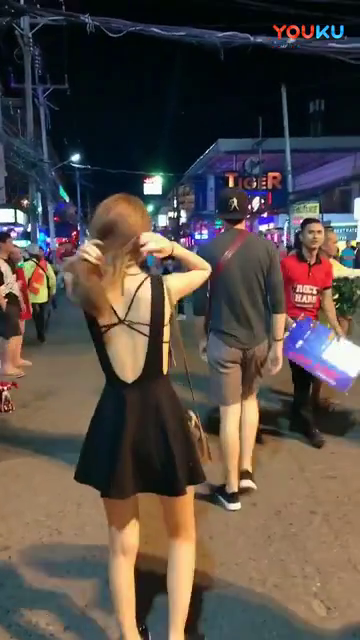
#> input picture frame 15 of opencv/data/women.mp4, 360 x 640 px, given in place of the camera
$ python '视频处理.py'   (older library calls are emulated)
#> lines starting #> are read from the running program, lines starting #| are printed output that depends on the picture; after the words box and inside, x2 and y2 are one past the last pixel; in counts of white or black regions, pixels touching at a corner belong together
import cv2

# 播放mp4文件
import numpy as np


# [273 lines left out: functions gray_mp4, operation_camera, from_camera_write_avi, outline_mp4, outline_camera, face_mp4 and 2 more, not called in this run]


# meanshift目标跟踪
def meanshift_capture():
    cap = cv2.VideoCapture(0)
    # 获取第一帧
    ret, frame = cap.read()
#> frame is the input picture: shape (640, 360, 3); mean B, G, R 70, 76, 86.2
    print(frame.shape)
#| (640, 360, 3)
    # 设置初始跟踪对象的窗口大小
    # r,h,c,w = 120,100,253,100
    r, h, c, w = 180, 80, 140, 90
    track_window = (c, r, w, h)

    cv2.rectangle(frame, (c, r), (c + w, r + h), 255, 2)
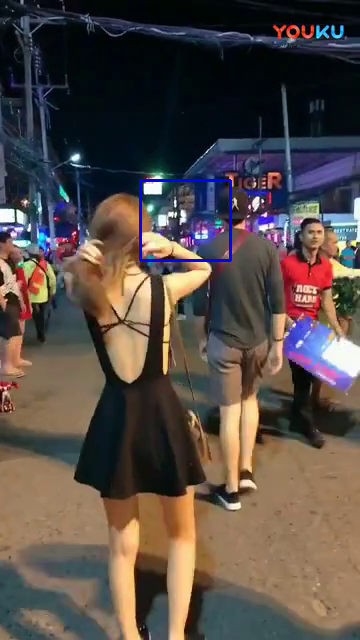
#> frame: shape (640, 360, 3); 0.44% of pixels changed, all inside (x1, y1, x2, y2) = (139, 179, 232, 262)
    cv2.imshow("frame", frame)
    cv2.waitKey(0)
    # 设置感兴趣的区域
    roi = frame[r:r + h, c:c + w]
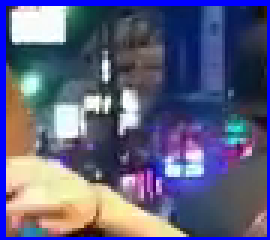
#> roi: shape (80, 90, 3) (shown 3 times larger); mean B, G, R 127.2, 95.7, 95.1
    # cv2.imshow("roi",roi)
    # cv2.waitKey(0)
    hsv_roi = cv2.cvtColor(frame, cv2.COLOR_BGR2HSV)
#> hsv_roi: shape (640, 360, 3); mean H, S, V 61.5, 126.4, 98.6
    mask = cv2.inRange(hsv_roi, np.array((0., 0., 32.)), np.array((180., 255., 255.)))
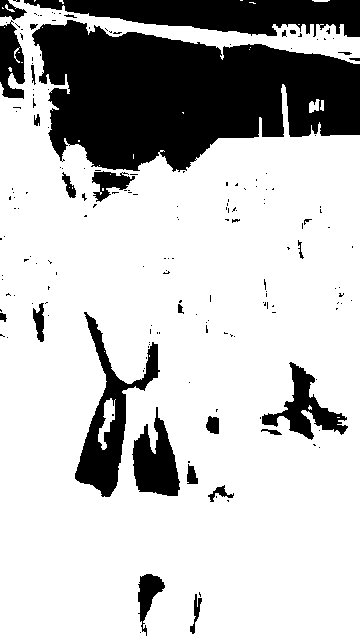
#> mask: shape (640, 360); 76.1% white; 181 black regions (153 under 20 px), largest, box (x1, y1, x2, y2) and area: (32, 20, 360, 172) 32968, (24, 0, 360, 37) 7852, (75, 312, 160, 497) 4479
    roi_hist = cv2.calcHist([hsv_roi], [0], None, [180], [0, 180])
#> roi_hist = 180 values, max 21829 at index 15, min 5 at index 53, mean 1280
    cv2.normalize(roi_hist, roi_hist, 0, 255, cv2.NORM_MINMAX)

    term_crit = (cv2.TERM_CRITERIA_EPS | cv2.TERM_CRITERIA_COUNT, 10, 1)

    while True:
        ret, frame = cap.read()
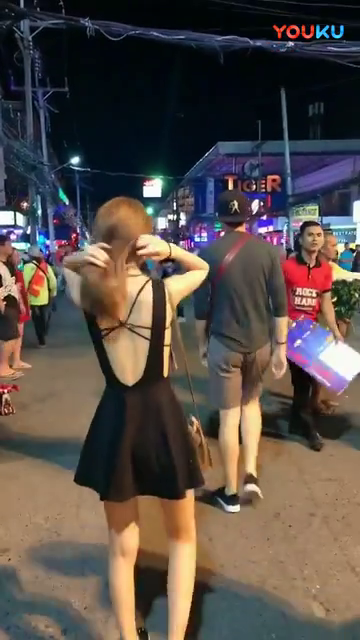
#> input picture frame 16 of opencv/data/women.mp4, 360 x 640 px, given in place of the camera
#> frame is the input picture: shape (640, 360, 3); mean B, G, R 71.8, 77.6, 87.8

        if ret is True:
            hsv = cv2.cvtColor(frame, cv2.COLOR_BGR2HSV)
#> hsv: shape (640, 360, 3); mean H, S, V 62.1, 122.8, 99.3
            dst = cv2.calcBackProject([hsv], [0], roi_hist, [0, 180], 1)
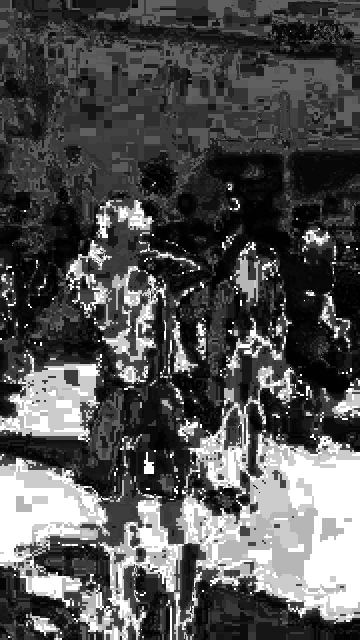
#> dst: shape (640, 360); min 0, max 255, mean 83.2

            # 调用meanshift获取新的位置
            ret, track_window = cv2.meanShift(dst, track_window, term_crit)
#> ret = 9; track_window = (72, 187, 90, 80)

            # 画出它的位置
            x, y, w, h = track_window
#> x = 72; y = 187; w = 90; h = 80

            cv2.rectangle(frame, (x, y), (x + w, y + h), 255, 2)
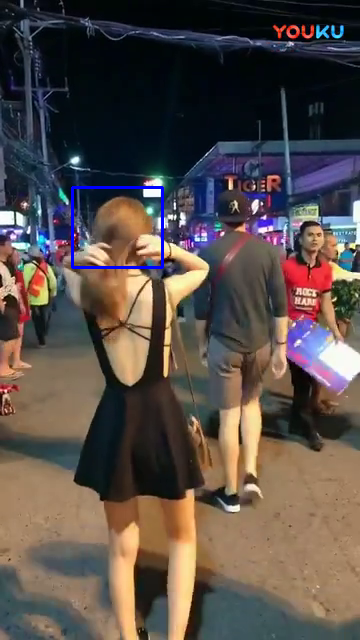
#> frame: shape (640, 360, 3); 0.44% of pixels changed, all inside (x1, y1, x2, y2) = (71, 186, 164, 269)
            cv2.imshow("frame", frame)

            k = cv2.waitKey(60) & 0xff
#> (key q is pressed here)
            if k == 27:
                break
            # else:
            #    cv2.imwrite(chr(k)+".jpg",frame)

        else:
            break

    cv2.destroyAllWindows()
    cap.release()


meanshift_capture()

$ run again, starting later in the video
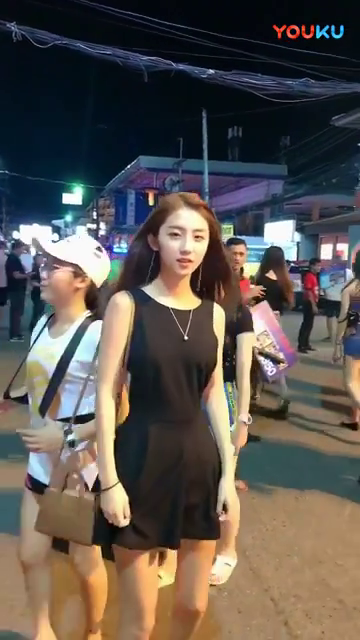
#> input picture frame 68 of opencv/data/women.mp4, 360 x 640 px, given in place of the camera
#> in meanshift_capture, frame is the input picture: shape (640, 360, 3); mean B, G, R 78.9, 84.7, 91.6
#| (640, 360, 3)
#> hsv_roi: shape (640, 360, 3); mean H, S, V 64.4, 120, 105.2
#> in meanshift_capture, `mask = cv2.inRange(hsv_roi, np.array((0., 0., 32.)), np.array((180., 2..`:
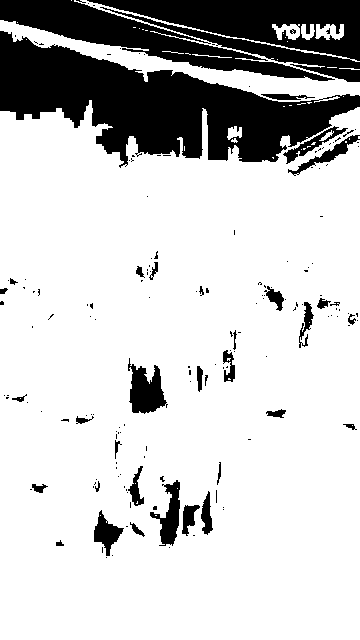
#> mask: shape (640, 360); 79.1% white; 170 black regions (134 under 20 px), largest, box (x1, y1, x2, y2) and area: (0, 31, 360, 168) 22451, (87, 0, 360, 82) 10834, (0, 0, 335, 81) 7700
#> roi_hist = 180 values, max 17431 at index 15, min 0 at index 59, mean 1280
#> hsv: shape (640, 360, 3); mean H, S, V 64.7, 119.1, 104.4
#> ret = 9; track_window = (152, 189, 90, 80)
#> x = 152; y = 189; w = 90; h = 80
#> in meanshift_capture, `cv2.rectangle(frame, (x, y), (x + w, y + h), 255, 2)`:
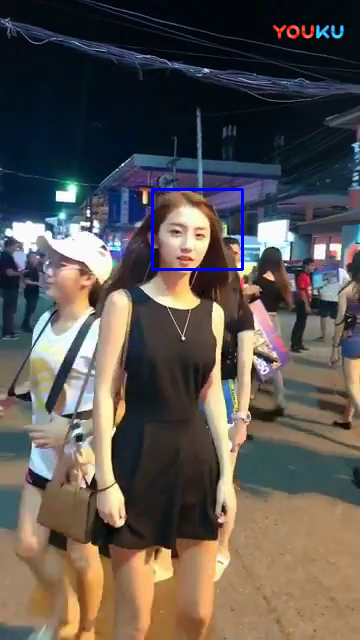
#> frame: shape (640, 360, 3); mean B, G, R 79.8, 84.5, 90.9

$ run again, starting later in the video
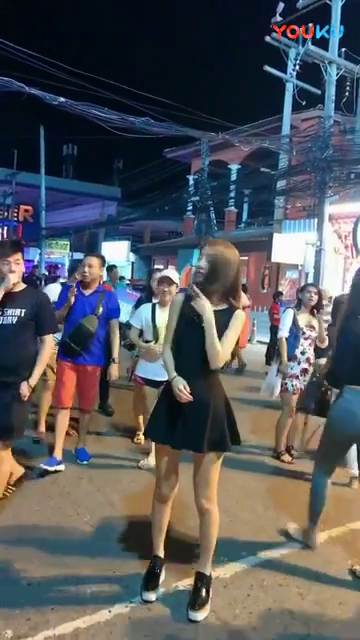
#> input picture frame 121 of opencv/data/women.mp4, 360 x 640 px, given in place of the camera
#> in meanshift_capture, frame is the input picture: shape (640, 360, 3); mean B, G, R 90.3, 85.9, 83.5
#| (640, 360, 3)
#> hsv_roi: shape (640, 360, 3); mean H, S, V 76.6, 119.9, 106.9
#> in meanshift_capture, `mask = cv2.inRange(hsv_roi, np.array((0., 0., 32.)), np.array((180., 2..`:
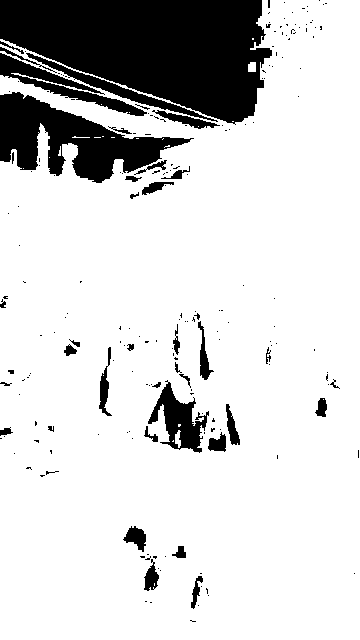
#> mask: shape (640, 360); 82.6% white; 206 black regions (166 under 20 px), largest, box (x1, y1, x2, y2) and area: (0, 0, 272, 125) 22424, (0, 92, 194, 183) 7871, (0, 53, 147, 116) 2099
#> roi_hist = 180 values, max 14774 at index 106, min 0 at index 57, mean 1280
#> hsv: shape (640, 360, 3); mean H, S, V 76, 119.7, 107.3
#> ret = 10; track_window = (122, 150, 90, 80)
#> x = 122; y = 150; w = 90; h = 80
#> in meanshift_capture, `cv2.rectangle(frame, (x, y), (x + w, y + h), 255, 2)`:
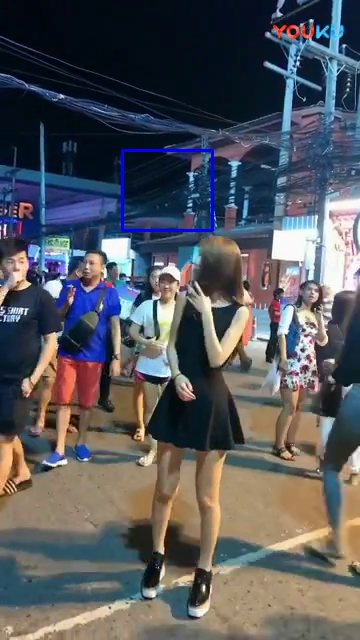
#> frame: shape (640, 360, 3); mean B, G, R 91.8, 86.8, 84.6
